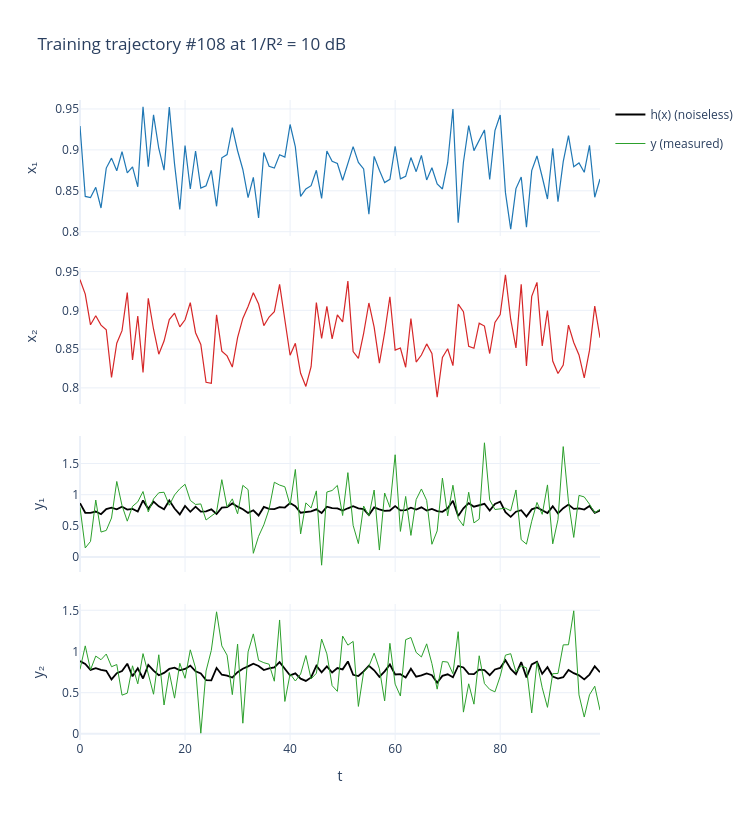
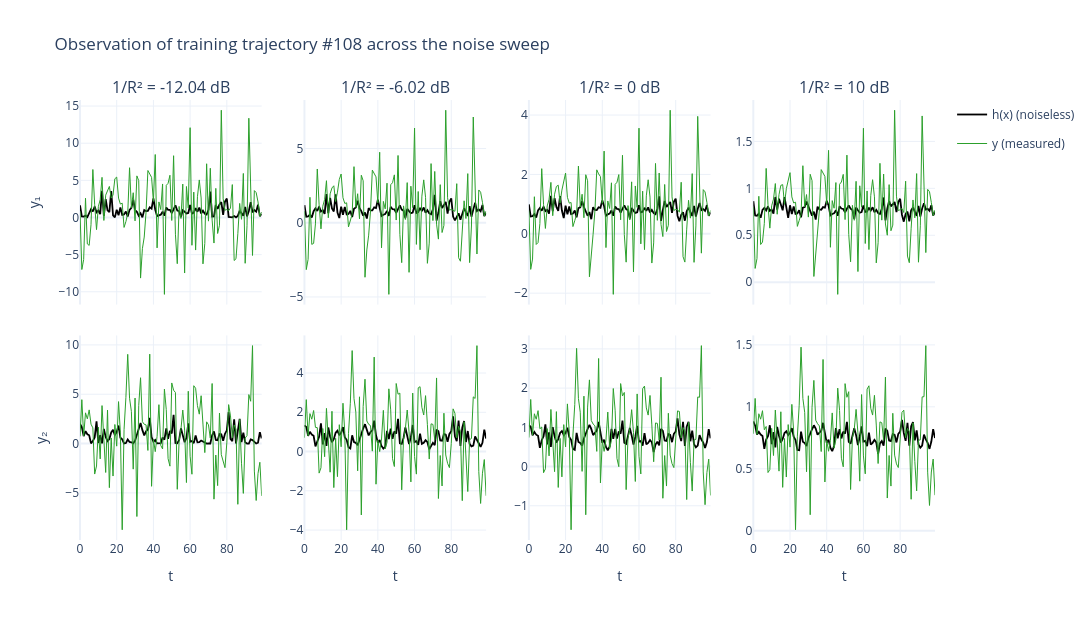

Here is the notebook cell these charts were saved with, in order:
### Markdown cell above
## 4. Data Visualization

### Code cell
# Reference trajectory: one randomly-chosen training sequence at the first noise level.
db_show = INV_R2_DB[3]
ds_show = datasets[db_show]
k_show = random.randrange(len(ds_show["train_y"]))

x_show = ds_show["train_x"][k_show]                  # [m, T] latent state
y_show = ds_show["train_y"][k_show]                  # [n, T] noisy observation
y_clean = h(x_show)                                  # [n, T] noiseless h(x_t)

fig = make_subplots(rows=4, cols=1, shared_xaxes=True, vertical_spacing=0.05)
fig.add_trace(go.Scatter(y=x_show[0].cpu().numpy(), mode="lines", showlegend=False,
                         line=dict(color="#1f77b4", width=1.2)), row=1, col=1)
fig.add_trace(go.Scatter(y=x_show[1].cpu().numpy(), mode="lines", showlegend=False,
                         line=dict(color="#d62728", width=1.2)), row=2, col=1)
for row, comp in ((3, 0), (4, 1)):        # one panel per observation channel
    fig.add_trace(go.Scatter(y=y_clean[comp].cpu().numpy(), mode="lines", name="h(x) (noiseless)",
                             legendgroup="clean", showlegend=(row == 3),
                             line=dict(color="black", width=1.8)), row=row, col=1)
    fig.add_trace(go.Scatter(y=y_show[comp].cpu().numpy(), mode="lines", name="y (measured)",
                             legendgroup="meas", showlegend=(row == 3),
                             line=dict(color="#2ca02c", width=1.0)), row=row, col=1)

fig.update_yaxes(title_text="x₁", row=1, col=1)
fig.update_yaxes(title_text="x₂", row=2, col=1)
fig.update_yaxes(title_text="y₁", row=3, col=1)
fig.update_yaxes(title_text="y₂", row=4, col=1)
fig.update_xaxes(title_text="t", row=4, col=1)
fig.update_layout(title=f"Training trajectory #{k_show} at 1/R² = {db_show:g} dB",
                  height=820, width=750, template="plotly_white", hovermode="x unified")
fig.show()

# The same panels across the sweep: how much of y is signal and how much is noise at each level.
if len(INV_R2_DB) > 1:
    fig = make_subplots(rows=2, cols=len(INV_R2_DB), shared_xaxes=True, vertical_spacing=0.07,
                        subplot_titles=[f"1/R² = {db:g} dB" for db in INV_R2_DB])
    for col, db in enumerate(INV_R2_DB, start=1):
        ds = datasets[db]
        y_lvl, y_lvl_clean = ds["train_y"][k_show], h(ds["train_x"][k_show])
        for row, comp in ((1, 0), (2, 1)):
            first = (col == 1 and row == 1)       # the legend is drawn once for the whole figure
            fig.add_trace(go.Scatter(y=y_lvl_clean[comp].cpu().numpy(), mode="lines",
                                     name="h(x) (noiseless)", legendgroup="clean", showlegend=first,
                                     line=dict(color="black", width=1.8)), row=row, col=col)
            fig.add_trace(go.Scatter(y=y_lvl[comp].cpu().numpy(), mode="lines",
                                     name="y (measured)", legendgroup="meas", showlegend=first,
                                     line=dict(color="#2ca02c", width=1.0)), row=row, col=col)
        fig.update_xaxes(title_text="t", row=2, col=col)
    fig.update_yaxes(title_text="y₁", row=1, col=1)
    fig.update_yaxes(title_text="y₂", row=2, col=1)
    fig.update_layout(title=f"Observation of training trajectory #{k_show} across the noise sweep",
                      height=620, width=380 * len(INV_R2_DB), template="plotly_white")
    fig.show()
